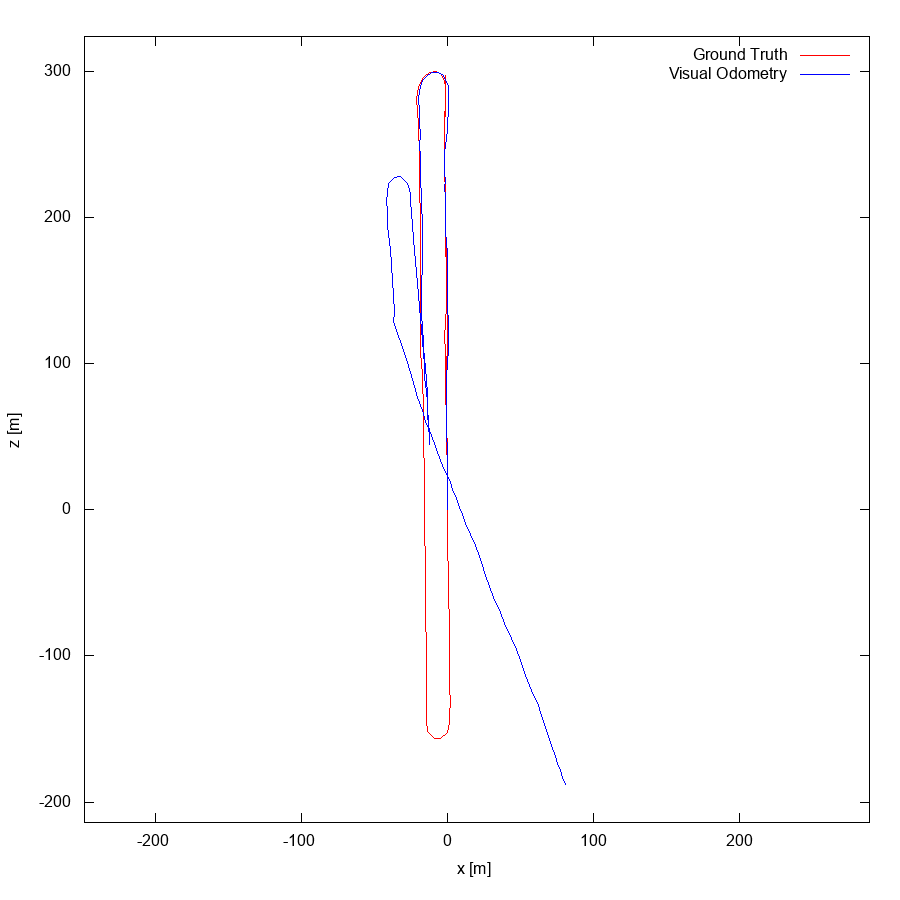

The gnuplot source for this figure:
set term postscript eps enhanced color
set output "00.eps"
set size ratio -1
set xrange [-249:289]
set yrange [-214:324]
set xlabel "x [m]"
set ylabel "z [m]"
plot "00.txt" using 1:2 lc rgb "#FF0000" title 'Ground Truth' w lines,"00.txt" using 3:4 lc rgb "#0000FF" title 'Visual Odometry' w lines,"< head -1 00.txt" using 1:2 lc rgb "#000000" pt 4 ps 1 lw 2 title 'Sequence Start' w points
